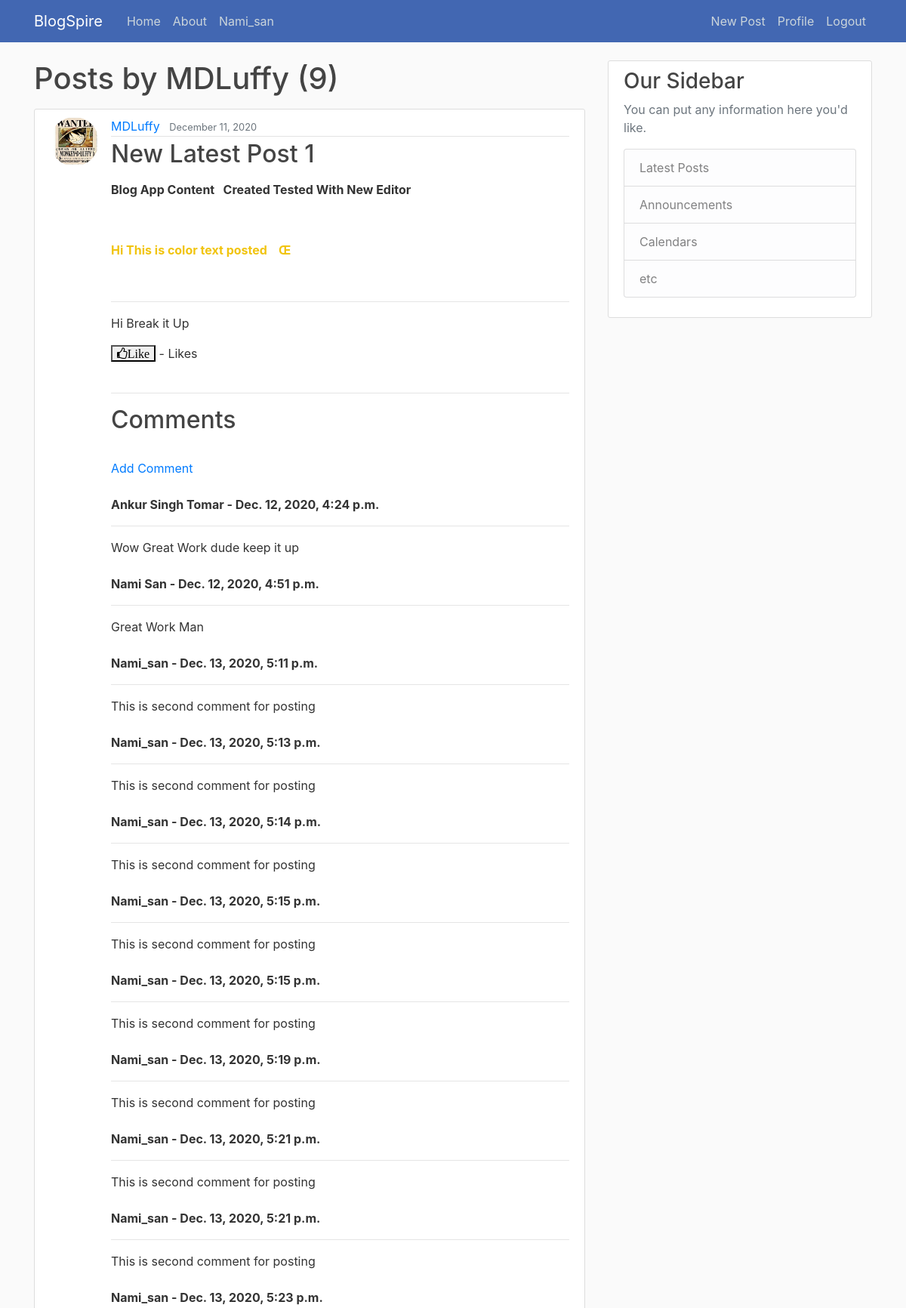
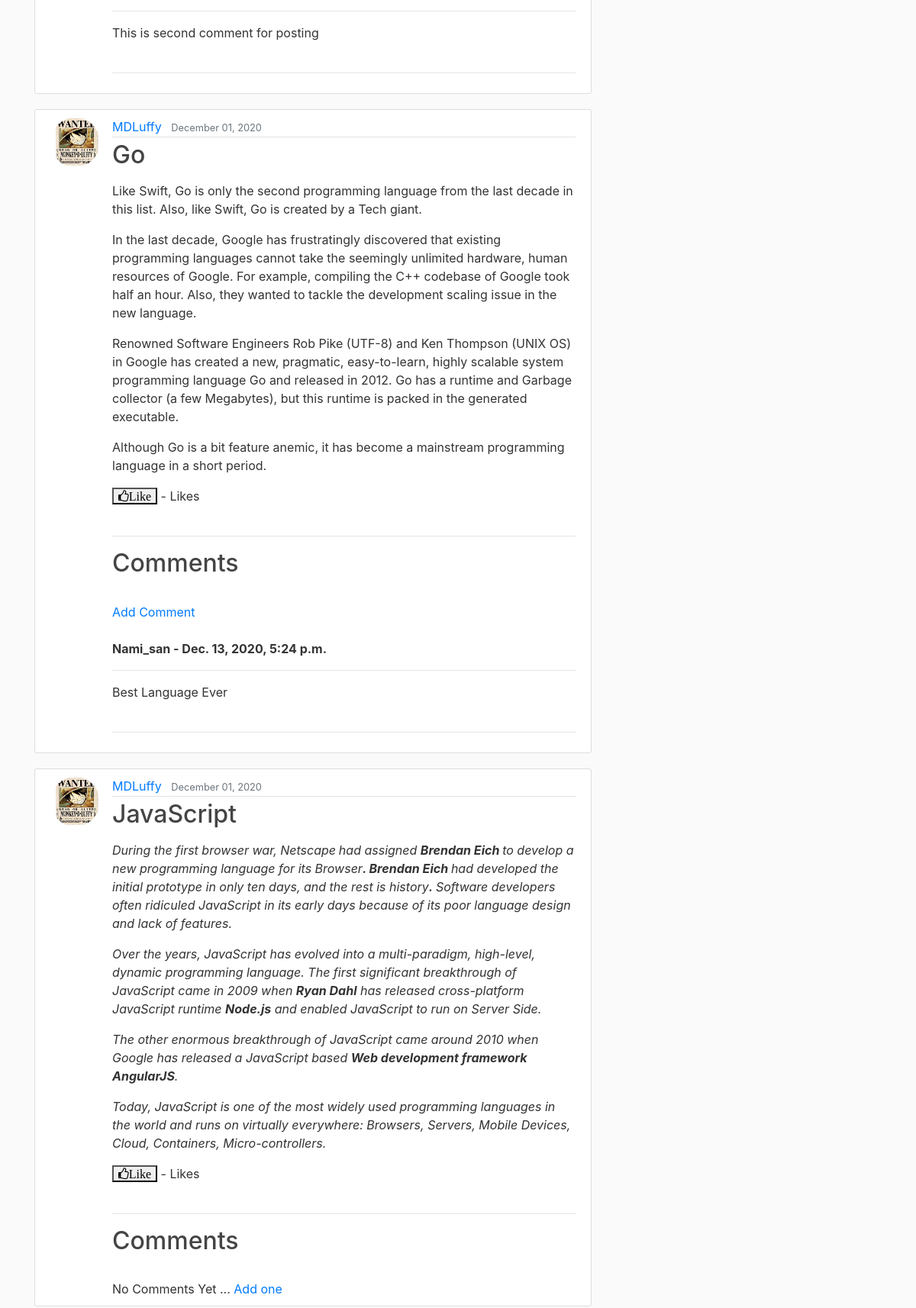
The page /user/MDLuffy (signed in, upper part) on the database its author committed (2 pictures, top to bottom).
### blog/models.py (models this page shows, shortened)
class Post(models.Model):
    title = models.CharField(max_length=150)
    content = RichTextField(blank=True , null=True)
    date_posted = models.DateTimeField(default=timezone.now)
    author = models.ForeignKey(User, on_delete=models.CASCADE)
    likes = models.ManyToManyField(User, related_name='blog_posts')

class Comment(models.Model):
    post = models.ForeignKey(Post, related_name="comments" , on_delete=models.CASCADE) #delete all the comments to blog app if the post is deleted
    name = models.CharField(max_length = 255)
    body = models.TextField()
    date_added = models.DateTimeField(auto_now_add=True)

### users/models.py (models this page shows, shortened)
class Profile(models.Model): # add whatever you like the info about the author
    user = models.OneToOneField(User, on_delete=models.CASCADE)
    image = models.ImageField(default = 'default.jpg' , upload_to='profile_pics')

### blog/views.py (the view)
# urls.py: path('user/<str:username>', UserPostListView.as_view(), name = 'user-posts'),
class UserPostListView(ListView):
    model = Post
    template_name = 'blog/user_posts.html' # <app> /<model>_<viewtype>.html
    context_object_name = 'posts'
    ordering = ['-date_posted']
    paginate_by = 5
    def get_queryset(self):
        user = get_object_or_404(User,username=self.kwargs.get('username'))
        return Post.objects.filter(author=user).order_by('-date_posted')

### blog/templates/blog/user_posts.html (shortened to what this page needs)
{% extends "blog/base.html" %}
{% block content %}
<h1 class="mb-3">Posts by {{ view.kwargs.username }} ({{ page_obj.paginator.count }})</h1>
{% for post in posts %}
<article class="media content-section">
  <img class="rounded-circle  article-img" src="{{ post.author.profile.image.url}}">
  <div class="media-body">
    <div class="article-metadata">
      <a class="mr-2" href="{% url 'user-posts' post.author.username %}">{{ post.author }}</a>
      <small class="text-muted">{{ post.date_posted|date:'F d, Y' }}</small>
    </div>
    <h2><a class="article-title" href="{% url 'post-detail' post.id  %}">{{ post.title }}</a></h2>
    <p class="article-content">{{ post.content | safe }}</p>
     <form action="{% url 'like_post' post.pk %}" method="POST" >
      {% if user.is_authenticated %}
      {% if liked %}
      <button  class="fa fa-thumbs-o-down" value="{{ post.id }}" type="submit" name="post_id" >Unlike
      </button>
      {% else %}
      <button  class="fa fa-thumbs-o-up" value="{{ post.id }}" type="submit" name="post_id" >Like
      </button>
      {% endif %}
      {% else %}
      Must be logged in to like a post
      {% endif %}
      - {{ total_likes }} Likes
      <br><br>
      <hr>
      <h2 > Comments </h2>
      <br>
        {% if not post.comments.all %}
            No Comments Yet ...<a href="{% url 'add_comment' post.pk %}"> Add one </a>
        {% else %}
        <a href="{% url 'add_comment' post.pk %}">Add Comment </a>
        <br><br>
        {%  for comment in  post.comments.all %}
        <strong> {{ comment.name }} -
        {{ comment.date_added }}</strong>
        <br><hr>
        {{ comment.body}}
        <br><br>
        {% endfor %}
        <hr>
     {% endif %}
  </div>
</article>
{% endfor %}
{% endblock content %}

### blog/templates/blog/base.html (shortened to what this page needs)
{% load static %}
<!DOCTYPE html>
<html>
<head>
    <link rel="stylesheet" href="https://maxcdn.bootstrapcdn.com/bootstrap/4.0.0/css/bootstrap.min.css">
    <link rel="stylesheet" href="https://maxcdn.bootstrapcdn.com/font-awesome/4.4.0/css/font-awesome.min.css">
    <link rel="stylesheet" type="text/css" href="{% static 'blog/main.css' %}">
</head>
<body>
    <header class="site-header">
      <nav class="navbar navbar-expand-md navbar-dark bg-steel fixed-top">
        <div class="container">
          <a class="navbar-brand mr-4" href="{% url 'blog-home' %}">BlogSpire</a>
          <div class="collapse navbar-collapse" id="navbarToggle">
            <div class="navbar-nav mr-auto">
              <a class="nav-item nav-link" href="{% url 'blog-home' %}">Home</a>
              <a class="nav-item nav-link" href="{% url 'blog-about' %}">About</a>
              {% if user.is_authenticated %}
              <a class="nav-item nav-link"  >{{ user.username }}</a>
             {% endif %}
            </div>
            <div class="navbar-nav">
              {% if user.is_authenticated %}
              <a class="nav-item nav-link" href="{% url 'post-create' %}">New Post</a>
              <a class="nav-item nav-link" href="{% url 'profile' %}">Profile  </a>
              <a class="nav-item nav-link" href="{% url 'logout' %}">Logout</a>
              {% else %}
              <a class="nav-item nav-link" href="{% url 'login' %}">Login</a>
              <a class="nav-item nav-link" href="{% url 'register' %}">Register</a>
              {% endif %}
            </div>
          </div>
        </div>
      </nav>
    </header>
    <main role="main" class="container">
      <div class="row">
        <div class="col-md-8">
          {% block content %}{% endblock %}
        </div>
        <div class="col-md-4">
          <div class="content-section">
            <h3>Our Sidebar</h3>
            <p class='text-muted'>You can put any information here you'd like.
              <ul class="list-group">
                <li class="list-group-item list-group-item-light">Latest Posts</li>
                <li class="list-group-item list-group-item-light">Announcements</li>
                <li class="list-group-item list-group-item-light">Calendars</li>
                <li class="list-group-item list-group-item-light">etc</li>
              </ul>
            </p>
          </div>
        </div>
      </div>
    </main>
</body>
</html>

### blog/static/blog/main.css (style rules this page uses)
body { background: #fafafa; color: #333333; margin-top: 5rem; }
h1, h2, h3, h4, h5, h6 { color: #444444; }
ul { margin: 0; }
.bg-steel { background-color: #4267B2; }
.site-header .navbar-nav .nav-link { color: #cbd5db; }
.content-section { background: #ffffff; padding: 10px 20px; border: 1px solid #dddddd; border-radius: 3px; margin-bottom: 20px; }
.article-title { color: #444444; }
.article-content { white-space: pre-line; }
.article-img { height: 65px; width: 65px; margin-right: 16px; }
.article-metadata { padding-bottom: 1px; margin-bottom: 4px; border-bottom: 1px solid #e3e3e3 }

### rows shown on the page
Post: author.profile.image (picture), author "MDLuffy", date_posted "December 11, 2020", title "New Latest Post 1", content "Blog App Content Created Tested With New Editor Hi This is color text posted Œ Hi Break it Up", {{ post.id }} 17 (drawn)
Comment: name "Ankur Singh Tomar", date_added "Dec. 12, 2020, 4:24 p.m.", body "Wow Great Work dude keep it up"
Comment: name "Nami San", date_added "Dec. 12, 2020, 4:51 p.m.", body "Great Work Man"
Comment: name "Nami_san", date_added "Dec. 13, 2020, 5:11 p.m.", body "This is second comment for posting"
Comment: name "Nami_san", date_added "Dec. 13, 2020, 5:13 p.m.", body "This is second comment for posting"
Comment: name "Nami_san", date_added "Dec. 13, 2020, 5:14 p.m.", body "This is second comment for posting"
Comment: name "Nami_san", date_added "Dec. 13, 2020, 5:15 p.m.", body "This is second comment for posting"
Comment: name "Nami_san", date_added "Dec. 13, 2020, 5:15 p.m.", body "This is second comment for posting"
Comment: name "Nami_san", date_added "Dec. 13, 2020, 5:19 p.m.", body "This is second comment for posting"
Comment: name "Nami_san", date_added "Dec. 13, 2020, 5:21 p.m.", body "This is second comment for posting"
Comment: name "Nami_san", date_added "Dec. 13, 2020, 5:21 p.m.", body "This is second comment for posting"
Comment: name "Nami_san", date_added "Dec. 13, 2020, 5:23 p.m.", body "This is second comment for posting"
Post: author.profile.image (picture), author "MDLuffy", date_posted "December 01, 2020", title "Go", content "Like Swift, Go is only the second programming language from the last decade in this list. Also, like Swift, Go is created by a Tech giant. In the last decade, Google has frustratingly discovered that existing programming languages cannot take the seemingly unlimited hardware, human resources of Google. For example, compiling the C++ codebase of Google took half an hour. Also, they wanted to tackle the development scaling issue in the new language. Renowned Software Engineers Rob Pike (UTF-8) and Ken Thompson (UNIX OS) in Google has created a new, pragmatic, easy-to-learn, highly scalable system programming language Go and released in 2012. Go has a runtime and Garbage collector (a few…", {{ post.id }} 16 (drawn)
Comment: name "Nami_san", date_added "Dec. 13, 2020, 5:24 p.m.", body "Best Language Ever"
Post: author.profile.image (picture), author "MDLuffy", date_posted "December 01, 2020", title "JavaScript", content "During the first browser war, Netscape had assigned Brendan Eich to develop a new programming language for its Browser . Brendan Eich had developed the initial prototype in only ten days, and the rest is history . Software developers often ridiculed JavaScript in its early days because of its poor language design and lack of features. Over the years, JavaScript has evolved into a multi-paradigm, high-level, dynamic programming language. The first significant breakthrough of JavaScript came in 2009 when Ryan Dahl has released cross-platform JavaScript runtime Node.js and enabled JavaScript to run on Server Side. The other enormous breakthrough of JavaScript came around 2010 when Google has…", {{ post.id }} 11 (drawn), shows "No Comments Yet ..."

### other values the page prints
{{ user.username }} "Nami_san"
{{ view.kwargs.username }} "MDLuffy"
{{ page_obj.paginator.count }} "9"
